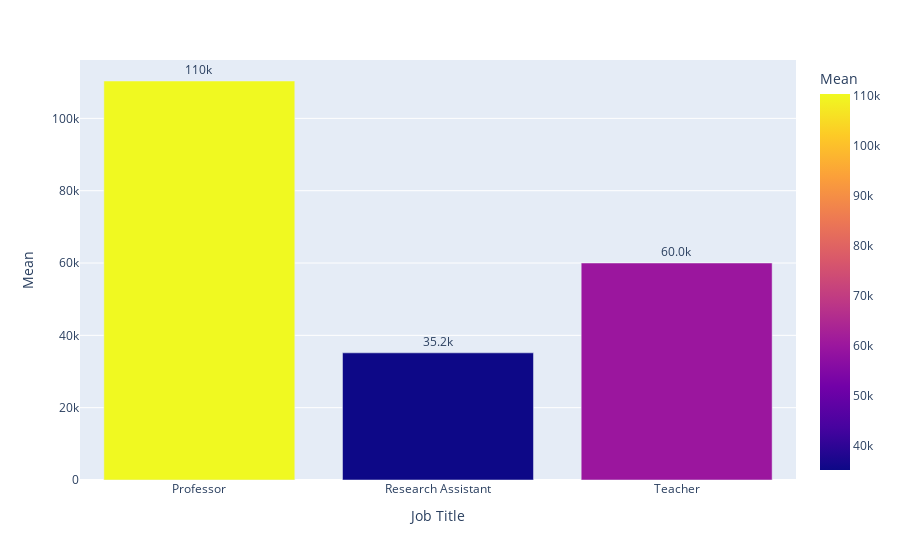

Source (notebook cell):
### Code cell
df_mean_E_plt = px.bar(df_mean_E, y='Mean', x='Job Title', text='Mean', color='Mean')
df_mean_E_plt.update_traces(texttemplate='%{text:.3s}', textposition='outside')
df_mean_E_plt.update_layout(uniformtext_minsize=8, uniformtext_mode='hide')
df_mean_E_plt.show()

### Figure 1 — Plotly figure (JSON) as saved in the notebook; plotly's stock layout.template omitted (floating-point values rounded to 4 significant figures)
{"data": [{"alignmentgroup": "True", "hoverlabel": {"namelength": 0}, "hovertemplate": "Job Title=%{x}<br>Mean=%{marker.color}", "legendgroup": "", "marker": {"color": [110300.0, 35160.0, 60000.0], "coloraxis": "coloraxis"}, "name": "", "offsetgroup": "", "orientation": "v", "showlegend": false, "text": [110300.0, 35160.0, 60000.0], "textposition": "outside", "texttemplate": "%{text:.3s}", "type": "bar", "x": ["Professor", "Research Assistant", "Teacher"], "xaxis": "x", "y": [110300.0, 35160.0, 60000.0], "yaxis": "y"}], "layout": {"barmode": "relative", "coloraxis": {"colorbar": {"title": {"text": "Mean"}}, "colorscale": [[0, "#0d0887"], [0.1111, "#46039f"], [0.2222, "#7201a8"], [0.3333, "#9c179e"], [0.4444, "#bd3786"], [0.5556, "#d8576b"], [0.6667, "#ed7953"], [0.7778, "#fb9f3a"], [0.8889, "#fdca26"], [1, "#f0f921"]]}, "legend": {"tracegroupgap": 0}, "margin": {"t": 60}, "uniformtext": {"minsize": 8, "mode": "hide"}, "xaxis": {"anchor": "y", "domain": [0, 1], "title": {"text": "Job Title"}}, "yaxis": {"anchor": "x", "domain": [0, 1], "title": {"text": "Mean"}}}}
